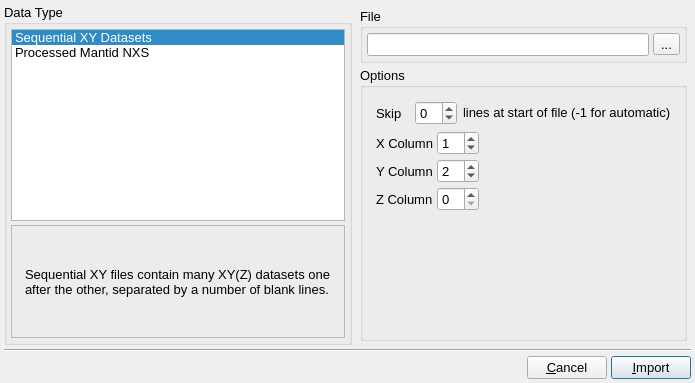
<?xml version="1.0" encoding="UTF-8"?>
<ui version="4.0">
 <class>DataImportDialog</class>
 <widget class="QDialog" name="DataImportDialog">
  <property name="geometry">
   <rect>
    <x>0</x>
    <y>0</y>
    <width>695</width>
    <height>383</height>
   </rect>
  </property>
  <property name="font">
   <font>
    <pointsize>10</pointsize>
   </font>
  </property>
  <property name="windowTitle">
   <string>Dialog</string>
  </property>
  <layout class="QVBoxLayout" name="verticalLayout_3">
   <property name="spacing">
    <number>4</number>
   </property>
   <property name="margin">
    <number>4</number>
   </property>
   <item>
    <layout class="QHBoxLayout" name="horizontalLayout_3">
     <item>
      <widget class="QGroupBox" name="DataTypeGroup">
       <property name="sizePolicy">
        <sizepolicy hsizetype="Expanding" vsizetype="Preferred">
         <horstretch>0</horstretch>
         <verstretch>0</verstretch>
        </sizepolicy>
       </property>
       <property name="title">
        <string>Data Type</string>
       </property>
       <layout class="QVBoxLayout" name="verticalLayout">
        <property name="spacing">
         <number>4</number>
        </property>
        <property name="margin">
         <number>4</number>
        </property>
        <item>
         <widget class="QListWidget" name="DataTypeList">
          <property name="editTriggers">
           <set>QAbstractItemView::NoEditTriggers</set>
          </property>
          <property name="currentRow">
           <number>0</number>
          </property>
          <item>
           <property name="text">
            <string>Sequential XY Datasets</string>
           </property>
          </item>
          <item>
           <property name="text">
            <string>Processed Mantid NXS</string>
           </property>
          </item>
         </widget>
        </item>
        <item>
         <widget class="QFrame" name="InfoFrame">
          <property name="sizePolicy">
           <sizepolicy hsizetype="Preferred" vsizetype="Expanding">
            <horstretch>0</horstretch>
            <verstretch>0</verstretch>
           </sizepolicy>
          </property>
          <property name="frameShape">
           <enum>QFrame::StyledPanel</enum>
          </property>
          <property name="frameShadow">
           <enum>QFrame::Sunken</enum>
          </property>
          <layout class="QHBoxLayout" name="horizontalLayout_5">
           <property name="spacing">
            <number>4</number>
           </property>
           <property name="margin">
            <number>4</number>
           </property>
           <item>
            <widget class="QStackedWidget" name="InfoStack">
             <widget class="QWidget" name="SeqXYInfo">
              <layout class="QVBoxLayout" name="verticalLayout_5">
               <item>
                <widget class="QLabel" name="SeqZYInfoLabel">
                 <property name="sizePolicy">
                  <sizepolicy hsizetype="Expanding" vsizetype="Expanding">
                   <horstretch>0</horstretch>
                   <verstretch>0</verstretch>
                  </sizepolicy>
                 </property>
                 <property name="text">
                  <string>Sequential XY files contain many XY(Z) datasets one after the other, separated by a number of blank lines.</string>
                 </property>
                 <property name="wordWrap">
                  <bool>true</bool>
                 </property>
                </widget>
               </item>
              </layout>
             </widget>
             <widget class="QWidget" name="page_2"/>
            </widget>
           </item>
          </layout>
         </widget>
        </item>
       </layout>
      </widget>
     </item>
     <item>
      <widget class="QWidget" name="RightWidget" native="true">
       <property name="sizePolicy">
        <sizepolicy hsizetype="Expanding" vsizetype="Preferred">
         <horstretch>3</horstretch>
         <verstretch>0</verstretch>
        </sizepolicy>
       </property>
       <layout class="QVBoxLayout" name="verticalLayout_2">
        <property name="spacing">
         <number>4</number>
        </property>
        <property name="margin">
         <number>4</number>
        </property>
        <item>
         <widget class="QGroupBox" name="DataFileGroup">
          <property name="sizePolicy">
           <sizepolicy hsizetype="Expanding" vsizetype="Preferred">
            <horstretch>1</horstretch>
            <verstretch>0</verstretch>
           </sizepolicy>
          </property>
          <property name="title">
           <string>File</string>
          </property>
          <layout class="QHBoxLayout" name="horizontalLayout">
           <property name="spacing">
            <number>4</number>
           </property>
           <property name="margin">
            <number>4</number>
           </property>
           <item>
            <widget class="QLineEdit" name="DataFileEdit"/>
           </item>
           <item>
            <widget class="QToolButton" name="DataFileSelectButton">
             <property name="text">
              <string>...</string>
             </property>
            </widget>
           </item>
          </layout>
         </widget>
        </item>
        <item>
         <widget class="QGroupBox" name="DataOptionsGroup">
          <property name="sizePolicy">
           <sizepolicy hsizetype="Expanding" vsizetype="Preferred">
            <horstretch>1</horstretch>
            <verstretch>0</verstretch>
           </sizepolicy>
          </property>
          <property name="title">
           <string>Options</string>
          </property>
          <layout class="QHBoxLayout" name="horizontalLayout_2">
           <property name="spacing">
            <number>4</number>
           </property>
           <property name="margin">
            <number>4</number>
           </property>
           <item>
            <widget class="QStackedWidget" name="DataOptionsStack">
             <property name="sizePolicy">
              <sizepolicy hsizetype="Expanding" vsizetype="Preferred">
               <horstretch>0</horstretch>
               <verstretch>0</verstretch>
              </sizepolicy>
             </property>
             <property name="currentIndex">
              <number>0</number>
             </property>
             <widget class="QWidget" name="SequentialXYPage">
              <layout class="QVBoxLayout" name="verticalLayout_4">
               <item>
                <layout class="QHBoxLayout" name="horizontalLayout_6">
                 <item>
                  <widget class="QLabel" name="label">
                   <property name="text">
                    <string>Skip</string>
                   </property>
                  </widget>
                 </item>
                 <item>
                  <widget class="QSpinBox" name="SeqXYNSkip">
                   <property name="minimum">
                    <number>-1</number>
                   </property>
                  </widget>
                 </item>
                 <item>
                  <widget class="QLabel" name="label_2">
                   <property name="text">
                    <string>&lt;html&gt;&lt;head/&gt;&lt;body&gt;&lt;p&gt;lines at start of file (-1 for automatic)&lt;/p&gt;&lt;/body&gt;&lt;/html&gt;</string>
                   </property>
                  </widget>
                 </item>
                </layout>
               </item>
               <item>
                <layout class="QGridLayout" name="gridLayout">
                 <property name="spacing">
                  <number>4</number>
                 </property>
                 <item row="1" column="0">
                  <widget class="QLabel" name="SeqXYXSourceLabel_2">
                   <property name="text">
                    <string>Y Column</string>
                   </property>
                  </widget>
                 </item>
                 <item row="2" column="0">
                  <widget class="QLabel" name="SeqXYXSourceLabel_3">
                   <property name="text">
                    <string>Z Column</string>
                   </property>
                  </widget>
                 </item>
                 <item row="0" column="0">
                  <widget class="QLabel" name="SeqXYXSourceLabel">
                   <property name="text">
                    <string>X Column</string>
                   </property>
                  </widget>
                 </item>
                 <item row="0" column="1">
                  <widget class="QSpinBox" name="SeqXYColumnXSpin">
                   <property name="toolTip">
                    <string>Column in file to use for X data.  A value of zero indicates a simple counter should be used instead.</string>
                   </property>
                   <property name="value">
                    <number>1</number>
                   </property>
                  </widget>
                 </item>
                 <item row="2" column="1">
                  <widget class="QSpinBox" name="SeqXYColumnZSpin">
                   <property name="toolTip">
                    <string>Column in file to use for Z data.  A value of zero indicates a simple counter should be used instead.</string>
                   </property>
                  </widget>
                 </item>
                 <item row="1" column="1">
                  <widget class="QSpinBox" name="SeqXYColumnYSpin">
                   <property name="toolTip">
                    <string>Column in file to use for Y data.</string>
                   </property>
                   <property name="minimum">
                    <number>1</number>
                   </property>
                   <property name="value">
                    <number>2</number>
                   </property>
                  </widget>
                 </item>
                 <item row="1" column="2">
                  <spacer name="horizontalSpacer_2">
                   <property name="orientation">
                    <enum>Qt::Horizontal</enum>
                   </property>
                   <property name="sizeHint" stdset="0">
                    <size>
                     <width>40</width>
                     <height>20</height>
                    </size>
                   </property>
                  </spacer>
                 </item>
                </layout>
               </item>
               <item>
                <spacer name="verticalSpacer">
                 <property name="orientation">
                  <enum>Qt::Vertical</enum>
                 </property>
                 <property name="sizeHint" stdset="0">
                  <size>
                   <width>20</width>
                   <height>110</height>
                  </size>
                 </property>
                </spacer>
               </item>
              </layout>
             </widget>
             <widget class="QWidget" name="ProcessedMantidNXSOptions"/>
            </widget>
           </item>
          </layout>
         </widget>
        </item>
       </layout>
      </widget>
     </item>
    </layout>
   </item>
   <item>
    <widget class="Line" name="line">
     <property name="orientation">
      <enum>Qt::Horizontal</enum>
     </property>
    </widget>
   </item>
   <item>
    <layout class="QHBoxLayout" name="horizontalLayout_4">
     <property name="spacing">
      <number>4</number>
     </property>
     <item>
      <spacer name="horizontalSpacer">
       <property name="orientation">
        <enum>Qt::Horizontal</enum>
       </property>
       <property name="sizeHint" stdset="0">
        <size>
         <width>40</width>
         <height>20</height>
        </size>
       </property>
      </spacer>
     </item>
     <item>
      <widget class="QPushButton" name="CancelButton">
       <property name="text">
        <string>&amp;Cancel</string>
       </property>
      </widget>
     </item>
     <item>
      <widget class="QPushButton" name="ImportButton">
       <property name="text">
        <string>&amp;Import</string>
       </property>
       <property name="default">
        <bool>true</bool>
       </property>
      </widget>
     </item>
    </layout>
   </item>
  </layout>
 </widget>
 <resources/>
 <connections>
  <connection>
   <sender>DataTypeList</sender>
   <signal>currentRowChanged(int)</signal>
   <receiver>DataOptionsStack</receiver>
   <slot>setCurrentIndex(int)</slot>
   <hints>
    <hint type="sourcelabel">
     <x>197</x>
     <y>118</y>
    </hint>
    <hint type="destinationlabel">
     <x>479</x>
     <y>187</y>
    </hint>
   </hints>
  </connection>
  <connection>
   <sender>DataTypeList</sender>
   <signal>currentRowChanged(int)</signal>
   <receiver>InfoStack</receiver>
   <slot>setCurrentIndex(int)</slot>
   <hints>
    <hint type="sourcelabel">
     <x>104</x>
     <y>83</y>
    </hint>
    <hint type="destinationlabel">
     <x>91</x>
     <y>257</y>
    </hint>
   </hints>
  </connection>
 </connections>
</ui>
